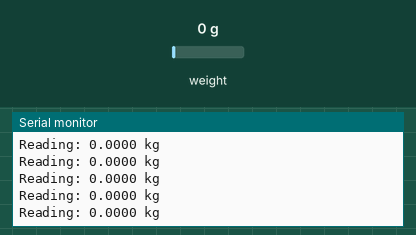
Bench run of a sketch on a simulated Arduino Uno, built with avr-gcc and run on an emulated ATmega328P. Parts: the last lines printed to the serial monitor. The inputs (shaded band) are chosen by the test bench; at power-on: weight on the scale 0 g.

Above: at 2.2 s.
2.3 s: weight on the scale set to 100 g
At 2.33 s:
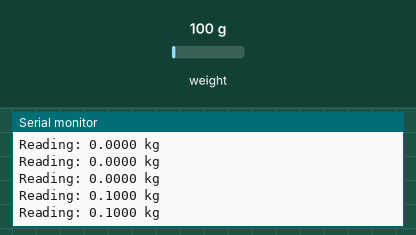
5.3 s: weight on the scale set to 1250 g
At 12.72 s:
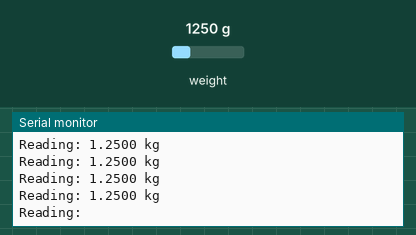
Timing chart, 0 to 12.8 s (numbered marks = the images above; inputs shaded):
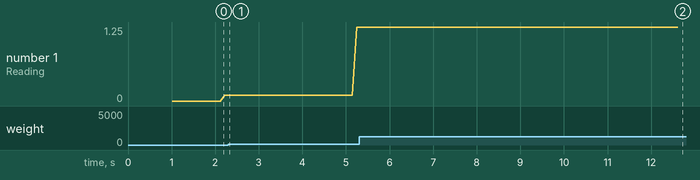

Measured:
- after the input at 2.3 s, the serial monitor: prints a new line at once (image 1)
- after the input at 5.3 s, the serial monitor: prints a new line after 0.05 s (image 2)
- plotted number 1: 0.1 → 1.25 after the input at 2.3 s

The sketch:

run.ino
```cpp
/*
ตัวอย่างโคด โดย www.arduinoall.com
โคดสำหรับแสดงนำหนัก

ปรับค่าเริ่มต้นจากโคดบรรทัดนี้ float calibration_factor = -380000;
ค่านี้ได้มาจากโคดส่วน calibration.ino

VCC - 5V
GND - GND
DOUT - 3
CLK - 2

*/
#include "HX711.h"
#define calibration_factor -1999965.50 // เอาค่าที่ได้จากการปรับ มาใส่ตรงนี้
#define DOUT  3
#define CLK  2
HX711 scale(DOUT, CLK);
void setup() {
  Serial.begin(9600);
  Serial.println("ArduinoAll Calibrating...");
  scale.set_scale(calibration_factor); // ปรับค่า calibration factor
  scale.tare(); //รีเซตน้ำหนักเป็น 0
  Serial.println("OK Start :");
}
void loop() {
  Serial.print("Reading: ");
  Serial.print(scale.get_units(),4); //แสดงผลน้ำหนัก 2 ตำแหน่ง
  Serial.println(" kg");
}
```
